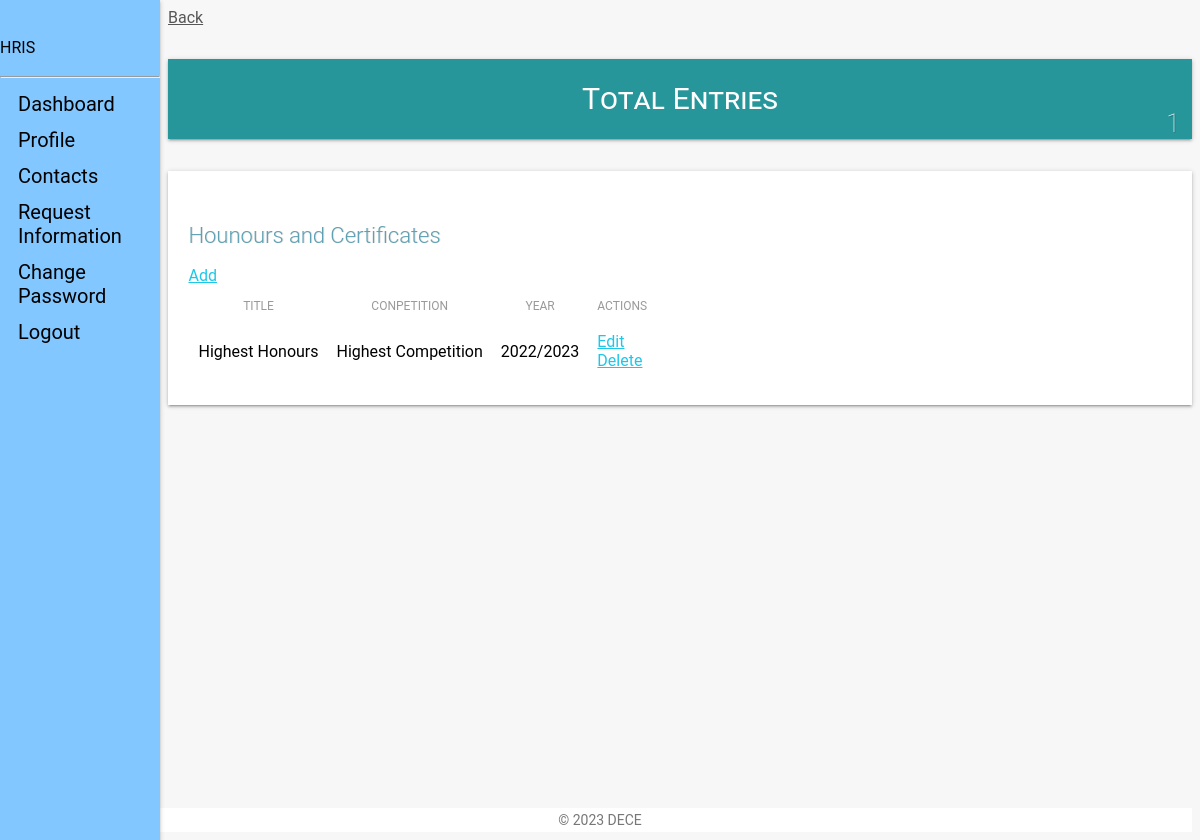
Screenshot of /staff_view/honours/ (signed in) with the database file from the repository.
### staff_app/models.py (models this page shows, shortened)
class Honours(models.Model):
    user = models.ForeignKey(CustomUser, on_delete=models.CASCADE, default=1)
    title = models.CharField(max_length=100, verbose_name=_(
        'Title'), null=True, blank=False)  # title of the honour or certificate
    competition = models.CharField(max_length=100, verbose_name=_(
        'Competition'), null=True, blank=True)  # name of the competition
    year = models.CharField(verbose_name=_(
        'Academic Year'), null=True, blank=False, max_length=9)
    updated = models.DateTimeField(auto_now=True, auto_now_add=False)
    created = models.DateTimeField(auto_now=False, auto_now_add=True)
    class Meta:
        verbose_name = _('Honour')  # Singular name of the model
    verbose_name_plural = _('Honours')  # Plural name of the model
    ordering = ['-created']

### staff_app/views.py (the view)
# urls.py: path('honours/', views.honour_view,
def honour_view(request):
    if not request.user.is_authenticated:
        return redirect('hris:home')
    honours = Honours.objects.filter(user_id=request.user.id)
    context = {
        "object": honours
    }
    return render(request, "staff/staff_honours.html", context)

### templates/staff/staff_honours.html (shortened to what this page needs)
{% extends 'base.html' %}
{% load static %}
{% load humanize %}
{% block content %}
<link type="text/CSS" href="{% static 'css/light-bootstrap-dashboard.css' %}" rel="stylesheet"/>
<section class="row">
    <section class="col col-lg-12">
        <span><a href="{{request.META.HTTP_REFERER|escape}}" style="color:#565656;">Back</a></span>
    </section>
</section>
    <section class="row margin-bottom">
        <div class="container-fluid">
        <section class="col-lg-4 col-md-4 col-sm-12">
            <div class="employee-box sec-box">
                <a href="">
                <span>Total Entries</span>
                </a>
                {% if object %}
                    <span class="count-object">{{ object.count }}</span>
                {% else %}
                    <span class="count-object">0</span>
                {% endif %}
            </div>
        </section>
    </section>
    <div class="table-responsive table-shadow">
        <div class="text-center table-description">
            <h4 class="title-h3" style="color: #60a0b3 !important;
            text-shadow: 1px 0px rgba(0,0,0,0.11)"> Hounours and Certificates</h4>
        </div>
        <div class="container-fluid">
            <div class="row">
                 <div class="download-print-action">
                    <a href="{% url 'staff:honour-add' %}">Add</a>
                </div>
            </div>
        </div>
        <table class="table">
            <thead>
                <tr>
                  <th scope="col">Title</th>
                  <th scope="col">Conpetition</th>
                  <th scope="col">Year</th>
                  <th scope="col">Actions</th>
                </tr>
            </thead>
            <tbody>
                {% if not object %}
                    <tr>
                    <td>No Entries</td>
                    </tr>
                {% else %}
                    {% for obj in object %}
                    <tr>
                        <td>{{obj.title}}</td>
                        <td>{{obj.competition}}</td>
                        <td>{{obj.year}}</td>
                        <td><a href="{% url 'staff:honour-edit' obj.id %}">Edit</a><br>
                            <a href="{% url 'staff:honour-delete' obj.id %}">Delete</a>
                        </td>
                    </tr>
                    {% endfor %}
                {% endif %}
            </tbody>
        </table>
    </div>
{% endblock content %}

### rows the page displays
Honours: title "Highest Honours", competition "Highest Competition", year "2022/2023"

### other values shown
{{ object.count }} "1"
